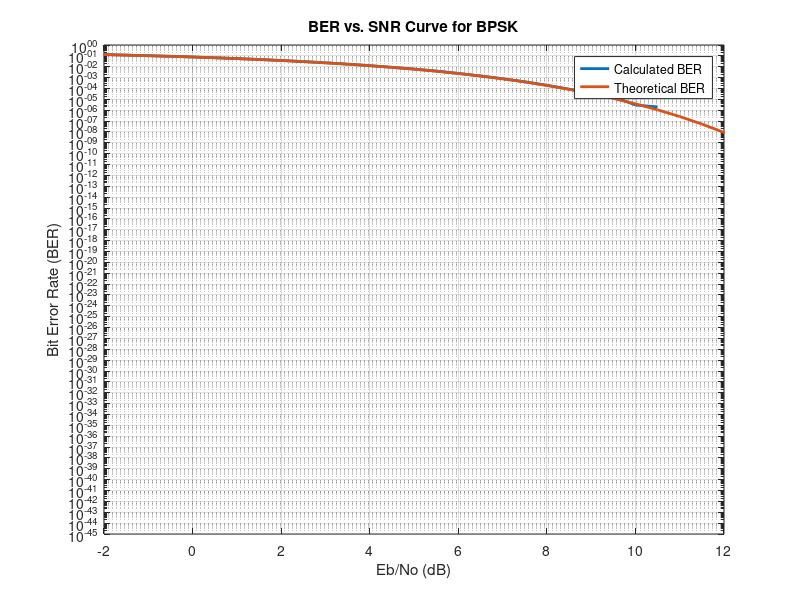

MATLAB code to generate this figure: (Note: this script raises an error after producing the figure.)
%% Clear Section
clear
close all
clc

%% BPSK
%% Generate data bit stream
number_of_bits = 1000000;                   % number of transmitted bits
threshold = 0;                              % threshold value
bits = randi([0 1], 1, number_of_bits);     % generate random bits
Tx_Data = 2*bits-1;                         % mapping to BPSK
%% Add AWGN from Channel
Eb = 1;                                                 % energy of bit
SNR = -2:0.5:20;                                        % SNR valus
No = Eb ./ (10 .^ (SNR / 10));                          % variance value of noise
noise = (sqrt(No / 2))' .* randn(1, number_of_bits);    % generate noise with zero mean and No/2 variance
%% Add Noise to Tx data
Rx_Data = Tx_Data + noise;                              % adding noise to Tx data
%% BER Calculations
BER_Calculated_BPSK = zeros(1, length(SNR));
BER_Theoretical = 0.5*erfc(sqrt(Eb./No));
for i = 1:length(SNR)
    BER_Calculated_BPSK(1, i) = (sum(sign(Rx_Data(i, :)) ~= Tx_Data))/number_of_bits;
end
figure
semilogy(SNR, BER_Calculated_BPSK, 'LineWidth', 2)
hold on
semilogy(SNR, BER_Theoretical, 'LineWidth', 2)
xlim([-2 12])
xlabel("Eb/No (dB)")
ylabel("Bit Error Rate (BER)")
title("BER vs. SNR Curve for BPSK")
legend("Calculated BER", "Theoretical BER")
grid on
hold off

%% QPSK_1
%% Generate data bit stream
number_of_bits = 1000000;                       % number of transmitted bits
M = 4;                                          % number of symbols
bits = randi([0 1], 1, number_of_bits);         % generate random bits
Tx_Data = mapping_QPSK_1(bits);                 % determine Tx data
%% Add AWGN from Channel
Eb = 1;                                         % energy of bit
SNR = -2:0.5:20;                                % SNR values
No = Eb./(10.^(SNR/10));                        % variance value of noise
noise = (sqrt(No / 2))' .* randn(1, number_of_bits / 2) + 1j * (sqrt(No / 2))' .* randn(1, number_of_bits / 2); % generate noise with zero mean and No/2 variance
%% Add Noise to Tx data
Rx_Data = Tx_Data + noise;                      % adding noise to Tx data
%% BER Calculations
BER_Calculated_QPSK_1 = zeros(1, length(SNR));
BER_Theoretical_QPSK = 0.5 * erfc(sqrt(Eb./No));
R = real(Rx_Data);
I = imag(Rx_Data);
extract_Data(1:size(R, 1), 1:2:2 * size(R, 2)) = R;
extract_Data(1:size(I, 1), 2:2:2 * size(I, 2)) = I;
Data = 2*bits-1;
for i = 1:length(SNR)
    BER_Calculated_QPSK_1(1, i) = (sum(sign(extract_Data(i, :)) ~= Data)) / number_of_bits;
end
figure
semilogy(SNR, BER_Calculated_QPSK_1, 'LineWidth', 2)
xlim([-2 12])
hold on
semilogy(SNR, BER_Theoretical_QPSK, 'LineWidth', 2)
xlabel("Eb/No (dB)")
ylabel("Bit Error Rate (BER)")
title("BER vs. SNR Curve for QPSK")
legend("Calculated BER", "Theoretical BER")
grid on
hold off

%% QPSK_2
%% Generate data bit stream
Data = randi([0 1], 1, number_of_bits);             % generate random bits
Tx_Data = mapping_QPSK_2(Data);                     % determine Tx data
%% Add Noise to Tx data
Rx_Data = Tx_Data + noise;                          % adding noise to Tx data
%% BER Calculations
BER_Calculated_QPSK_2 = zeros(1, length(SNR));
for i = 1:length(SNR)
    BER_Calculated_QPSK_2(1, i) = BER_QPSK_2(Data, Rx_Data(i, :))/number_of_bits;
end
figure
semilogy(SNR, BER_Calculated_QPSK_1, 'LineWidth', 2)
xlim([-2 12])
hold on
semilogy(SNR, BER_Calculated_QPSK_2, 'LineWidth', 2)
xlabel("Eb/No (dB)")
ylabel("Bit Error Rate (BER)")
title("BER vs. SNR Curve for QPSK")
legend("Calculated QPSK_1 BER", "Calculated QPSK_2 BER")
grid on
hold off

%% 8PSK
%% Generate data bit stream
number_of_bits = 1000000 - 1;                         % number of transmitted bits
M = 8;                                              % number of symbols
bits = randi([0 1], 1, number_of_bits);             % generate random bits
Tx_Data = mapping_8PSK(bits);                       % determine Tx data
%% Add AWGN from Channel
bits = log2(M);
Eb = 1;
E = Eb * bits;
SNR = -2:0.5:20;                                    % SNR values
No = Eb ./ (10 .^ (SNR / 10));                      % variance value of noise
noise = (sqrt(No / 2))' .* randn(1, number_of_bits / bits) + 1j * (sqrt(No / 2))' .* randn(1, number_of_bits / bits); % generate noise with zero mean and No/2 variance
%% Add Noise to Tx data
Rx_Data = Tx_Data + noise; % adding noise to Tx data
%% BER Calculations
SER_Theoretical_8PSK = erfc(sqrt(E./No)*sin(pi/M));
BER_Exact_8PSK = berawgn(SNR, 'psk', M, 'nondiff');
SER_Calculated_8PSK = zeros(1, length(SNR));
for i = 1:length(SNR)
    SER_Calculated_8PSK(1, i) = angle_8PSK(Tx_Data, Rx_Data(i, :))/(number_of_bits/log2(M));
end
BER_Calculated_8PSK = SER_Calculated_8PSK/bits;
BER_Theoretical_8PSK = SER_Theoretical_8PSK/bits;
figure
semilogy(SNR, BER_Calculated_8PSK, 'LineWidth', 2)
hold on
semilogy(SNR, BER_Theoretical_8PSK, 'LineWidth', 2)
% hold on
% semilogy(SNR, BER_Exact_8PSK, 'LineWidth', 2)
xlim([-2 12])
xlabel("Eb/No (dB)")
ylabel("Error Rate")
title("BER vs. SNR Curve for 8PSK")
legend("Calculated BER", "Theoretical BER")% "Exact BER")
grid on
hold off

%% 16QAM
%% Generate data bit stream
number_of_bits = 1000000;                         % number of transmitted bits
M = 16;                                         % number of symbols
data_bits = randi([0 1], 1, number_of_bits);    % generate random bits
Tx_Data = mapping_16QAM(data_bits);             % determine Tx data
%% Add AWGN from Channel
bits = log2(M);
Eb = 2.5;
E = Eb * 0.4;
SNR = -2:0.5:20;                                % SNR values
No = Eb ./ (10 .^ (SNR / 10));                  % variance value of noise
noise = (sqrt(No/2))'.*randn(1, number_of_bits/bits)+ 1j * (sqrt(No / 2))' .* randn(1, number_of_bits / bits); % generate noise with zero mean and No/2 variance
%% Add Noise to Tx data
Rx_Data = Tx_Data + noise;                      % adding noise to Tx data
%% BER Calculations
SER_Theoretical_16QAM = 1.5 * erfc(sqrt(E./No));
BER_Calculated_16QAM = zeros(1, length(SNR));
for i = 1:length(SNR)
    BER_Calculated_16QAM(1, i) = BER_16QAM(data_bits, Rx_Data(i, :))/(number_of_bits);
end
BER_Theoretical_16QAM = SER_Theoretical_16QAM/bits;
figure
semilogy(SNR, BER_Calculated_16QAM, 'LineWidth', 2)
hold on
semilogy(SNR, BER_Theoretical_16QAM, 'LineWidth', 2)
xlim([-2 12])
xlabel("Eb/No (dB)")
ylabel("Error Rate")
title("BER vs. SNR Curve for 16QAM")
legend("Calculated BER", "Theoretical BER")
grid on
hold off

%% FSK
%% Generate data bit stream
number_of_bits = 1000000;                       % number of transmitted bits
amplitude = 1;                                  % amplitude of transmitted signal
data_bits = randi([0 1], 1, number_of_bits);    % generate random bits
Tx_Data = data_bits;                            % determine Tx data
Tx_Data(Tx_Data == 1) = 1j;
Tx_Data(Tx_Data == 0) = 1;
%% Add AWGN from Channel
Eb = 1;
SNR = -2:0.5:20; % SNR values
No = Eb ./ (10 .^ (SNR / 10));                  % variance value of noise
noise = (sqrt(No / 2))' .* randn(1, number_of_bits) + 1j * (sqrt(No / 2))' .* randn(1, number_of_bits); % generate noise with zero mean and No/2 variance
%% Add Noise to Tx data
Rx_Data = Tx_Data + noise;                      % adding noise to Tx data
%% BER Calculations
BER_Theoretical_FSK = 0.5 * erfc(sqrt(E ./ (2 * No)));
BER_Calculated_FSK = zeros(1, length(SNR));
for i = 1:length(SNR)
    BER_Calculated_FSK(1, i) = BER_FSK(data_bits, Rx_Data(i, :))/(number_of_bits);
end
figure
semilogy(SNR, BER_Calculated_FSK, 'LineWidth', 2)
hold on
semilogy(SNR, BER_Theoretical_FSK, 'LineWidth', 2)
xlim([-2 12])
xlabel("Eb/No (dB)")
ylabel("Error Rate")
title("BER vs. SNR Curve for 16QAM")
legend("Calculated BER", "Theoretical BER")
grid on
hold off
%% Comparison
figure
semilogy(SNR, BER_Calculated_BPSK, 'LineWidth', 2)
hold on
semilogy(SNR, BER_Calculated_QPSK_1, 'LineWidth', 2)
hold on
semilogy(SNR, BER_Calculated_QPSK_2, 'LineWidth', 2)
hold on
semilogy(SNR, BER_Calculated_8PSK, 'LineWidth', 2)
hold on
semilogy(SNR, BER_Calculated_16QAM, 'LineWidth', 2)
hold on
semilogy(SNR, BER_Calculated_FSK, 'LineWidth', 2)
xlabel("Eb/No (dB)")
ylabel("Bit Error Rate")
title("BER vs. SNR Curve")
ylim([10 ^ -5 10 ^ 0])
legend("Calculated BPSK", "Calculated QPSK_1", "Calculated QPSK_2", "Calculated 8PSK", "Calculated 16QAM", "Calculated FSK")
grid on
hold off

%% Useful Functions
%% Mapping QPSK_1
function y = mapping_QPSK_1(x)
    M = 4;
    bits = log2(M);
    Eb = 1;
    E = bits * Eb;
    split_x = reshape(x, bits, length(x) / bits)';
    split_x_indices = bi2de(split_x, 'left-msb')+1;
    y = zeros(length(split_x_indices), 1);
    phases = [5*pi/4, 3*pi/4, 7*pi/4, pi/4];
    y = sqrt(E)*exp(1j*phases(split_x_indices));
end
%% Mapping QPSK_2
function y = mapping_QPSK_2(x)
    M = 4;
    bits = log2(M);
    Eb = 1;
    E = bits * Eb;
    split_x = reshape(x, bits, length(x) / bits)';
    split_x_indices = bi2de(split_x, 'left-msb')+1;
    y = zeros(length(split_x_indices), 1);
    phases = [5*pi/4, 3*pi/4, pi/4, 7*pi/4];
    y = sqrt(E)*exp(1j*phases(split_x_indices));
end
%% BER QPSK_2
function incorrect_bits = BER_QPSK_2(Tx_bits, Rx)
    M = 4;
    bits = log2(M);
    Rx_bits = zeros(1, bits * length(Rx));
    k = 1;
    R = real(Rx);
    I = imag(Rx);
    Rx_bits(1:2:2*length(R)) = (sign(R)>=0);         % b0
    Rx_bits(2:2:2*length(I)) = (sign(R) ~= sign(I)); % b1
    incorrect_bits = sum(Rx_bits ~= Tx_bits);
end
%% Mapping to 8PSK
function y = mapping_8PSK(x)
    M = 8;
    bits = log2(M);
    Eb = 1;
    E = bits * Eb;
    split_x = reshape(x, bits, length(x)/bits)';
    split_x_indices = bi2de(split_x, 'left-msb')+1;
    y = zeros(1, length(split_x));
    phases = [0, pi/4, 3*pi/4, pi/2, 7*pi/4, 3*pi/2, pi, 5*pi/4];
    y = sqrt(E)*exp(1j*phases(split_x_indices));
end
%% Determine Angle of sympol in 8PSK number
function incorrecr_bits = angle_8PSK(Tx, Rx)
    Tx_angles = rad2deg(mod(angle(Tx), 2 * pi));
    Rx_angles = rad2deg(mod(angle(Rx), 2 * pi));
    Tx_sympols = zeros(1, length(Tx));
    Rx_sympols = zeros(1, length(Rx));
    for i = 1:length(Tx_angles)
        if (Tx_angles(i) >= 0 && Tx_angles(i) < 22.5) || (Tx_angles(i) >= 337.5 && Tx_angles(i) < 360)
            Tx_sympols(i) = 1;
        end
        if (Tx_angles(i) >= 22.5 && Tx_angles(i) < 67.5)
            Tx_sympols(i) = 2;
        end
        if (Tx_angles(i) >= 67.5 && Tx_angles(i) < 112.5)
            Tx_sympols(i) = 3;
        end
        if (Tx_angles(i) >= 112.5 && Tx_angles(i) < 157.5)
            Tx_sympols(i) = 4;
        end
        if (Tx_angles(i) >= 157.5 && Tx_angles(i) < 202.5)
            Tx_sympols(i) = 5;
        end
        if (Tx_angles(i) >= 202.5 && Tx_angles(i) < 247.5)
            Tx_sympols(i) = 6;
        end
        if (Tx_angles(i) >= 247.5 && Tx_angles(i) < 292.5)
            Tx_sympols(i) = 7;
        end
        if (Tx_angles(i) >= 292.5 && Tx_angles(i) < 337.5)
            Tx_sympols(i) = 8;
        end
    end
    for i = 1:length(Rx_angles)
        if (Rx_angles(i) >= 0 && Rx_angles(i) < 22.5) || (Rx_angles(i) >= 337.5 && Rx_angles(i) < 360)
            Rx_sympols(i) = 1;
        end
        if (Rx_angles(i) >= 22.5 && Rx_angles(i) < 67.5)
            Rx_sympols(i) = 2;
        end
        if (Rx_angles(i) >= 67.5 && Rx_angles(i) < 112.5)
            Rx_sympols(i) = 3;
        end
        if (Rx_angles(i) >= 112.5 && Rx_angles(i) < 157.5)
            Rx_sympols(i) = 4;
        end
        if (Rx_angles(i) >= 157.5 && Rx_angles(i) < 202.5)
            Rx_sympols(i) = 5;
        end
        if (Rx_angles(i) >= 202.5 && Rx_angles(i) < 247.5)
            Rx_sympols(i) = 6;
        end
        if (Rx_angles(i) >= 247.5 && Rx_angles(i) < 292.5)
            Rx_sympols(i) = 7;
        end
        if (Rx_angles(i) >= 292.5 && Rx_angles(i) < 337.5)
            Rx_sympols(i) = 8;
        end
    end
    incorrecr_bits = sum(Rx_sympols ~= Tx_sympols);
end
%% Mapping to 16QAM
function y = mapping_16QAM(x)
    M = 16;
    bits = log2(M);
    Eb = 2.5; %1;
    E = 0.4 * Eb;
    split_x = reshape(x, bits, length(x)/bits)';
    split_x_indices = bi2de(split_x, 'left-msb')+1;
    y = zeros(1, length(split_x));
    %          [ 0,  1,  2,  3,  4,  5,  6,  7,  8,  9, 10, 11,  12,  13, 14, 1
    R_values = [-3, -3, -3, -3, -1, -1, -1, -1,  3,  3,  3,  3,   1,   1,  1, 1];
    I_values = [-3, -1,  3,  1, -3, -1,  3,  1, -3, -1,  3,  1,  -3,  -1,  3, 1];
    y = sqrt(E)*(R_values(split_x_indices)+1j*I_values(split_x_indices));
end
%% BER for 16QAM
function incorrect_bits = BER_16QAM(Tx_bits, Rx)
    M = 16;
    bits = log2(M);
    Rx_bits = zeros(1, bits * length(Rx));
    k = 1;
    for i = 1:bits:length(Rx_bits)
        if (real(Rx(k)) >= 0)
            Rx_bits(i) = 1;
        else
            Rx_bits(i) = 0;
        end
        if (real(Rx(k)) >= -2 && real(Rx(k)) < 2)
            Rx_bits(i + 1) = 1;
        else
            Rx_bits(i + 1) = 0;
        end
        if (imag(Rx(k)) >= 0)
            Rx_bits(i + 2) = 1;
        else
            Rx_bits(i + 2) = 0;
        end
        if (imag(Rx(k)) >= -2 && imag(Rx(k)) < 2)
            Rx_bits(i + 3) = 1;
        else
            Rx_bits(i + 3) = 0;
        end
        k = k + 1;
    end
    incorrect_bits = sum(Rx_bits ~= Tx_bits);
end
%% BER FSK
function incorrect_bits = BER_FSK(Tx_bits, Rx)
    x1 = real(Rx);
    x2 = imag(Rx);
    y = x1 - x2;
    Rx_bits = 0.5 * (1 - sign(y));
    incorrect_bits = sum(Rx_bits ~= Tx_bits);
end
